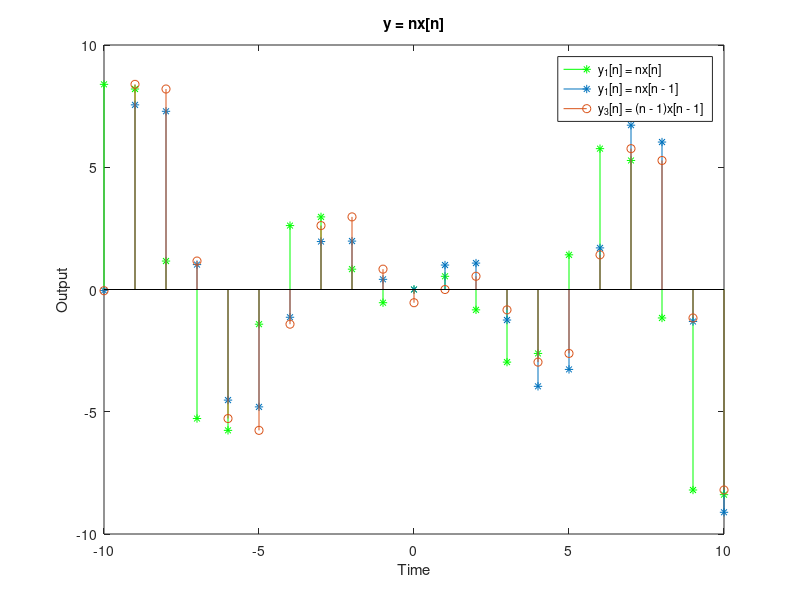

Source code (MATLAB):
clf
% define scope
l = 10;

% time-invariance
% the original function:x[n] = cos(n) and y = n*x[n]
n1 = -l:l;
x1 = cos(n1);
y1 = n1 .* x1

% let the input signal have a time shift: x2[n] = x1[n-1]
n2 = n1 - 1;
x2 = cos(n2);
y2 = n1 .* x2

% let the original output signal have a time shift: y3[n] = y1[n-1]
y3 = n2 .* x2

stem(n1, y1, '*g')
hold on
stem(n1, y2, '*')
hold on
stem(n1, y3, 'o')

title('y = nx[n]')
xlabel('Time')
ylabel('Output')
legend('y_1[n] = nx[n]', ...
    'y_1[n] = nx[n - 1]', ...
    'y_3[n] = (n - 1)x[n - 1]')

% stability and invertible
